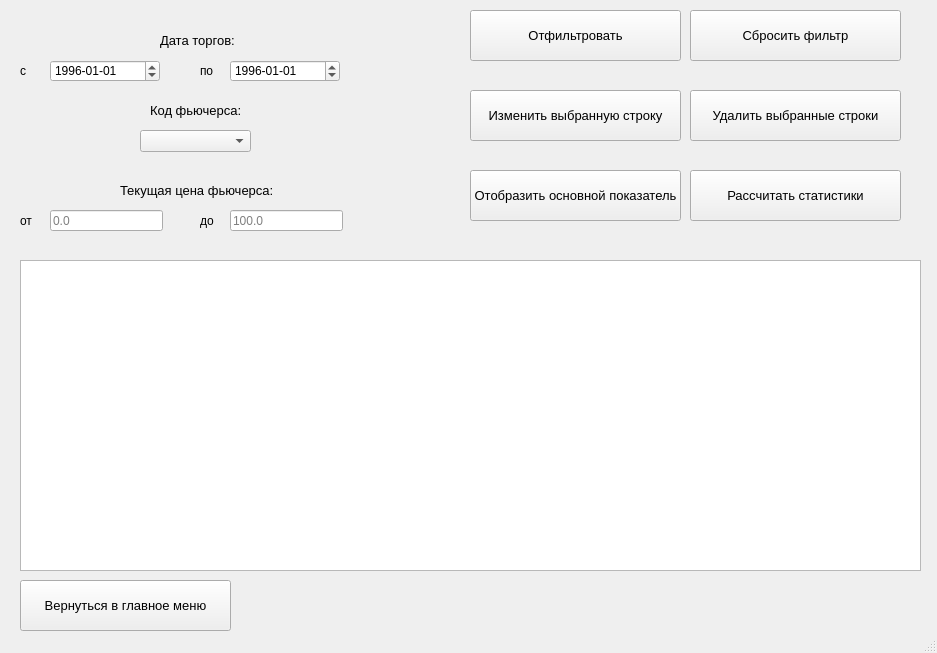
<?xml version="1.0" encoding="UTF-8"?>
<ui version="4.0">
 <class>MainWindow</class>
 <widget class="QMainWindow" name="MainWindow">
  <property name="geometry">
   <rect>
    <x>0</x>
    <y>0</y>
    <width>937</width>
    <height>653</height>
   </rect>
  </property>
  <property name="windowTitle">
   <string>Фильтрация данных</string>
  </property>
  <widget class="QWidget" name="centralwidget">
   <widget class="QTableView" name="tableView">
    <property name="geometry">
     <rect>
      <x>20</x>
      <y>260</y>
      <width>901</width>
      <height>311</height>
     </rect>
    </property>
   </widget>
   <widget class="QPushButton" name="To_main_menu">
    <property name="geometry">
     <rect>
      <x>20</x>
      <y>580</y>
      <width>211</width>
      <height>51</height>
     </rect>
    </property>
    <property name="font">
     <font>
      <pointsize>10</pointsize>
     </font>
    </property>
    <property name="text">
     <string>Вернуться в главное меню</string>
    </property>
   </widget>
   <widget class="QComboBox" name="Name_Combo_Box_Filter">
    <property name="geometry">
     <rect>
      <x>140</x>
      <y>130</y>
      <width>111</width>
      <height>22</height>
     </rect>
    </property>
    <property name="cursor">
     <cursorShape>PointingHandCursor</cursorShape>
    </property>
   </widget>
   <widget class="QLabel" name="Namelabel">
    <property name="geometry">
     <rect>
      <x>150</x>
      <y>100</y>
      <width>101</width>
      <height>20</height>
     </rect>
    </property>
    <property name="font">
     <font>
      <pointsize>10</pointsize>
     </font>
    </property>
    <property name="text">
     <string>Код фьючерса:</string>
    </property>
   </widget>
   <widget class="QLabel" name="torg_date_Label">
    <property name="geometry">
     <rect>
      <x>160</x>
      <y>30</y>
      <width>91</width>
      <height>20</height>
     </rect>
    </property>
    <property name="font">
     <font>
      <pointsize>10</pointsize>
     </font>
    </property>
    <property name="text">
     <string>Дата торгов:</string>
    </property>
   </widget>
   <widget class="QLabel" name="label_2">
    <property name="geometry">
     <rect>
      <x>120</x>
      <y>180</y>
      <width>161</width>
      <height>20</height>
     </rect>
    </property>
    <property name="font">
     <font>
      <pointsize>10</pointsize>
     </font>
    </property>
    <property name="text">
     <string>Текущая цена фьючерса:</string>
    </property>
   </widget>
   <widget class="QLineEdit" name="quot_do_lineEdit">
    <property name="geometry">
     <rect>
      <x>230</x>
      <y>210</y>
      <width>113</width>
      <height>21</height>
     </rect>
    </property>
    <property name="placeholderText">
     <string>100.0</string>
    </property>
   </widget>
   <widget class="QLineEdit" name="quot_ot_lineEdit">
    <property name="geometry">
     <rect>
      <x>50</x>
      <y>210</y>
      <width>113</width>
      <height>21</height>
     </rect>
    </property>
    <property name="placeholderText">
     <string>0.0</string>
    </property>
   </widget>
   <widget class="QPushButton" name="Filter_Button">
    <property name="geometry">
     <rect>
      <x>470</x>
      <y>10</y>
      <width>211</width>
      <height>51</height>
     </rect>
    </property>
    <property name="font">
     <font>
      <pointsize>10</pointsize>
     </font>
    </property>
    <property name="text">
     <string>Отфильтровать</string>
    </property>
   </widget>
   <widget class="QLabel" name="label_4">
    <property name="geometry">
     <rect>
      <x>20</x>
      <y>60</y>
      <width>41</width>
      <height>21</height>
     </rect>
    </property>
    <property name="text">
     <string>с</string>
    </property>
   </widget>
   <widget class="QLabel" name="label_5">
    <property name="geometry">
     <rect>
      <x>200</x>
      <y>60</y>
      <width>51</width>
      <height>21</height>
     </rect>
    </property>
    <property name="text">
     <string>по</string>
    </property>
   </widget>
   <widget class="QLabel" name="label">
    <property name="geometry">
     <rect>
      <x>20</x>
      <y>210</y>
      <width>41</width>
      <height>21</height>
     </rect>
    </property>
    <property name="text">
     <string>от</string>
    </property>
   </widget>
   <widget class="QLabel" name="label_3">
    <property name="geometry">
     <rect>
      <x>200</x>
      <y>210</y>
      <width>47</width>
      <height>21</height>
     </rect>
    </property>
    <property name="text">
     <string>до</string>
    </property>
   </widget>
   <widget class="QDateEdit" name="torg_date_ot_dateEdit">
    <property name="geometry">
     <rect>
      <x>50</x>
      <y>60</y>
      <width>110</width>
      <height>22</height>
     </rect>
    </property>
    <property name="dateTime">
     <datetime>
      <hour>0</hour>
      <minute>0</minute>
      <second>0</second>
      <year>1996</year>
      <month>1</month>
      <day>1</day>
     </datetime>
    </property>
    <property name="displayFormat">
     <string>yyyy-MM-dd</string>
    </property>
    <property name="date">
     <date>
      <year>1996</year>
      <month>1</month>
      <day>1</day>
     </date>
    </property>
   </widget>
   <widget class="QDateEdit" name="torg_date_do_dateEdit">
    <property name="geometry">
     <rect>
      <x>230</x>
      <y>60</y>
      <width>110</width>
      <height>22</height>
     </rect>
    </property>
    <property name="dateTime">
     <datetime>
      <hour>0</hour>
      <minute>0</minute>
      <second>0</second>
      <year>1996</year>
      <month>1</month>
      <day>1</day>
     </datetime>
    </property>
    <property name="displayFormat">
     <string>yyyy-MM-dd</string>
    </property>
    <property name="date">
     <date>
      <year>1996</year>
      <month>1</month>
      <day>1</day>
     </date>
    </property>
   </widget>
   <widget class="QPushButton" name="Delete_Button">
    <property name="geometry">
     <rect>
      <x>690</x>
      <y>90</y>
      <width>211</width>
      <height>51</height>
     </rect>
    </property>
    <property name="font">
     <font>
      <pointsize>10</pointsize>
     </font>
    </property>
    <property name="text">
     <string>Удалить выбранные строки</string>
    </property>
   </widget>
   <widget class="QPushButton" name="UnFilter_Button">
    <property name="geometry">
     <rect>
      <x>690</x>
      <y>10</y>
      <width>211</width>
      <height>51</height>
     </rect>
    </property>
    <property name="font">
     <font>
      <pointsize>10</pointsize>
     </font>
    </property>
    <property name="text">
     <string>Сбросить фильтр</string>
    </property>
   </widget>
   <widget class="QPushButton" name="Main_Button">
    <property name="geometry">
     <rect>
      <x>470</x>
      <y>170</y>
      <width>211</width>
      <height>51</height>
     </rect>
    </property>
    <property name="font">
     <font>
      <pointsize>10</pointsize>
     </font>
    </property>
    <property name="text">
     <string>Отобразить основной показатель</string>
    </property>
   </widget>
   <widget class="QPushButton" name="Edit_Button">
    <property name="geometry">
     <rect>
      <x>470</x>
      <y>90</y>
      <width>211</width>
      <height>51</height>
     </rect>
    </property>
    <property name="font">
     <font>
      <pointsize>10</pointsize>
     </font>
    </property>
    <property name="text">
     <string>Изменить выбранную строку</string>
    </property>
   </widget>
   <widget class="QPushButton" name="Stat_Button">
    <property name="geometry">
     <rect>
      <x>690</x>
      <y>170</y>
      <width>211</width>
      <height>51</height>
     </rect>
    </property>
    <property name="font">
     <font>
      <pointsize>10</pointsize>
     </font>
    </property>
    <property name="text">
     <string>Рассчитать статистики</string>
    </property>
   </widget>
  </widget>
  <widget class="QMenuBar" name="menubar">
   <property name="geometry">
    <rect>
     <x>0</x>
     <y>0</y>
     <width>937</width>
     <height>21</height>
    </rect>
   </property>
  </widget>
  <widget class="QStatusBar" name="statusbar"/>
 </widget>
 <resources/>
 <connections/>
</ui>
